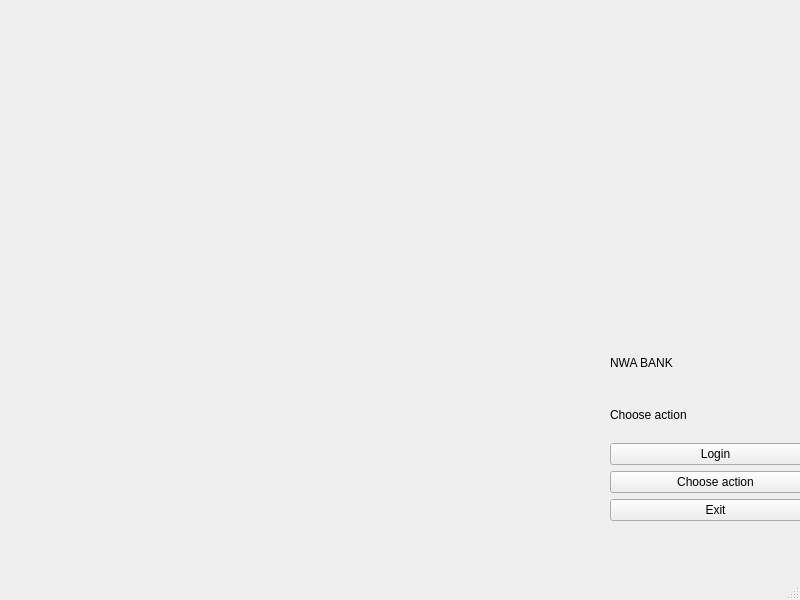
<?xml version="1.0" encoding="UTF-8"?>
<ui version="4.0">
 <class>MainWindow</class>
 <widget class="QMainWindow" name="MainWindow">
  <property name="geometry">
   <rect>
    <x>0</x>
    <y>0</y>
    <width>800</width>
    <height>600</height>
   </rect>
  </property>
  <property name="windowTitle">
   <string>MainWindow</string>
  </property>
  <widget class="QWidget" name="centralwidget">
   <widget class="QWidget" name="gridLayoutWidget">
    <property name="geometry">
     <rect>
      <x>610</x>
      <y>340</y>
      <width>211</width>
      <height>181</height>
     </rect>
    </property>
    <layout class="QGridLayout" name="gridLayout">
     <item row="3" column="0">
      <widget class="QPushButton" name="login">
       <property name="text">
        <string>Login</string>
       </property>
      </widget>
     </item>
     <item row="5" column="0">
      <widget class="QPushButton" name="quit">
       <property name="text">
        <string>Exit</string>
       </property>
      </widget>
     </item>
     <item row="2" column="0">
      <widget class="QLabel" name="label">
       <property name="layoutDirection">
        <enum>Qt::LeftToRight</enum>
       </property>
       <property name="text">
        <string>Choose action</string>
       </property>
      </widget>
     </item>
     <item row="4" column="0">
      <widget class="QPushButton" name="COD">
       <property name="text">
        <string>Choose action</string>
       </property>
      </widget>
     </item>
     <item row="0" column="0">
      <widget class="QLabel" name="tervetuloa">
       <property name="text">
        <string>NWA BANK</string>
       </property>
      </widget>
     </item>
    </layout>
   </widget>
  </widget>
  <widget class="QMenuBar" name="menubar">
   <property name="geometry">
    <rect>
     <x>0</x>
     <y>0</y>
     <width>800</width>
     <height>24</height>
    </rect>
   </property>
  </widget>
  <widget class="QStatusBar" name="statusbar"/>
 </widget>
 <resources/>
 <connections/>
</ui>
